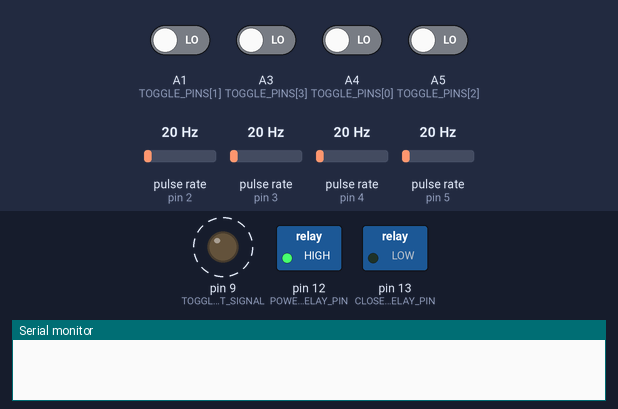
Recording of a sketch running on a simulated Arduino Uno, built with avr-gcc and run on an emulated ATmega328P. Shown: switched loads named in the sketch (green lamp = pin HIGH), output pins drawn as LEDs (lit = HIGH), the last lines printed to the serial monitor. Wiring (inferred from the names in the program): 4 × pulse sensor: data pin 2 / data pin 3 / data pin 4 / data pin 5. Dashed ring = blinking. Inputs (shaded band) come from the test bench; at power-on: A1 (TOGGLE_PINS[1]), A3 (TOGGLE_PINS[3]), A4 (TOGGLE_PINS[0]), A5 (TOGGLE_PINS[2]) LOW, pulse rate (sensors on pin 3, pin 2, pin 4, pin 5) 20 Hz. Pins used as bus, display or sensor lines are not drawn.

Above: at 1.2 s.
1.3 s: pulse rate (sensor on pin 3) set to 5 Hz
7.3 s: pulse rate (sensor on pin 3) set to 2 Hz
At 10.6 s:
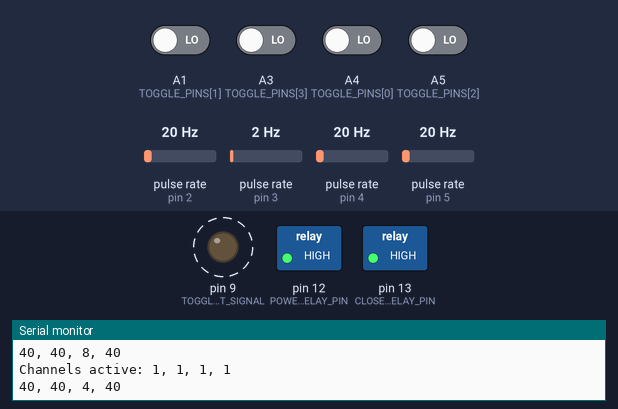
11.6 s: pulse rate (sensor on pin 2) set to 2 Hz
17.6 s: pulse rate (sensor on pin 2) set to 5 Hz
19.6 s: pulse rate (sensor on pin 3) set to 4 Hz
At 23.3 s:
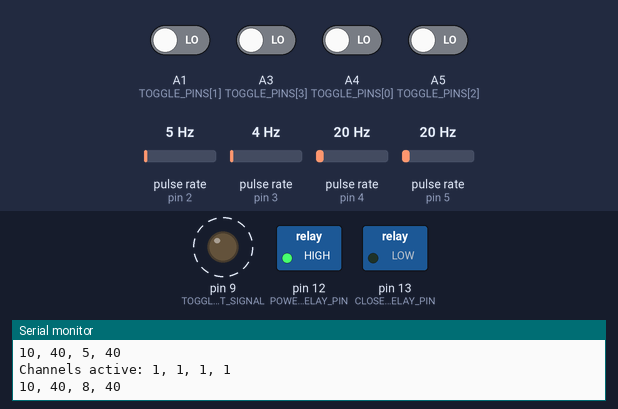
25.6 s: pulse rate (sensor on pin 4) set to 5 Hz
29.5 s: pulse rate (sensor on pin 4) set to 2 Hz
At 33.6 s:
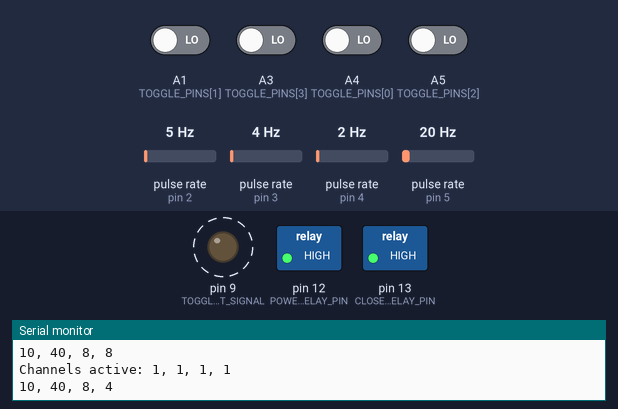
Timing chart, 0 to 34.8 s (numbered marks = the images above; inputs shaded):
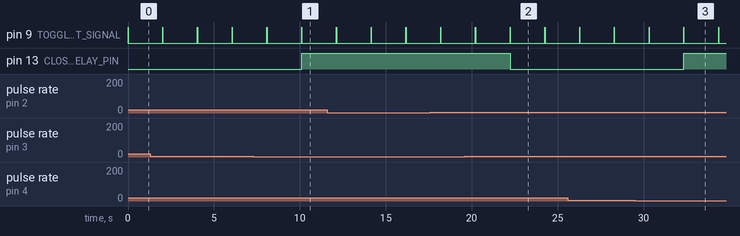

The sketch:

flow-balance-relay-control-LOWER-TS.ino
```cpp
#include "PinChangeInterrupt.h"

// pin definitions
int FLOW_PINS[] = {2, 5, 3, 4};
int POWER_TOGGLES = A0;
int TOGGLES_TEST_SIGNAL = 9;
int TOGGLE_PINS[] = {A4, A1, A5, A3};
int POWER_RELAY_PIN = 12;
int CLOSE_RELAY_PIN = 13;
int INDICATOR_PINS[] = {6, 7, 8, 10};
bool blink = true;

boolean channels_active[] = {true, true, true, true};
int pulse_counts[] = {0, 0, 0, 0};

void setup()
{
  Serial.begin(9600);

  // Set up pins
  pinMode(POWER_RELAY_PIN, OUTPUT);
  digitalWrite(POWER_RELAY_PIN, HIGH);
  pinMode(CLOSE_RELAY_PIN, OUTPUT);
  pinMode(POWER_TOGGLES, OUTPUT);
  digitalWrite(POWER_TOGGLES, LOW);
  //analogWrite(POWER_TOGGLES, 10);

  for (int i = 0; i < 4; i++)
  {
    pinMode(FLOW_PINS[i], INPUT_PULLUP);
    pinMode(TOGGLE_PINS[i], INPUT);
    pinMode(INDICATOR_PINS[i], OUTPUT);
  }
  attachPinChangeInterrupt(digitalPinToPinChangeInterrupt(FLOW_PINS[0]), incrementCount0, RISING);
  attachPinChangeInterrupt(digitalPinToPinChangeInterrupt(FLOW_PINS[1]), incrementCount1, RISING);
  attachPinChangeInterrupt(digitalPinToPinChangeInterrupt(FLOW_PINS[2]), incrementCount2, RISING);
  attachPinChangeInterrupt(digitalPinToPinChangeInterrupt(FLOW_PINS[3]), incrementCount3, RISING);
}

void loop()
{
  blink = !blink;
  updateChannelsActive();
  for (int i = 0; i < 4; i++)
  {
    pulse_counts[i] = 0;
  }
  delay(2000);

  int high = 0;
  int low = 999999;
  for (int i = 0; i < 4; i++)
  {
    if (channels_active[i])
    {
      if (pulse_counts[i] > high)
      {
        high = pulse_counts[i];
      }
      if (pulse_counts[i] < low)
      {
        low = pulse_counts[i];
      }
    }
  }
  bool all_ok = true;
  for(int i = 0; i < 4; i++)
  {
    bool absolute_ok = pulse_counts[i] > 7;
    bool relative_ok = (high / (float)pulse_counts[i]) < 1.3;

    if(relative_ok){
      digitalWrite(INDICATOR_PINS[i], HIGH);
    } else {
      if(blink) {
        digitalWrite(INDICATOR_PINS[i], HIGH);
      } else {
        digitalWrite(INDICATOR_PINS[i], LOW);
      }
    }

    if(!absolute_ok){
      digitalWrite(INDICATOR_PINS[i], LOW);
      if(channels_active[i])
      {
        all_ok = false;
      }
    }

    if(all_ok)
    {
      digitalWrite(CLOSE_RELAY_PIN, LOW);
    } else
    {
      digitalWrite(CLOSE_RELAY_PIN, HIGH);
    }
  }

  // Debugging

  Serial.println("Channels active: " +
                 String(channels_active[0]) + ", " +
                 String(channels_active[1]) + ", " +
                 String(channels_active[2]) + ", " +
                 String(channels_active[3]));
  Serial.println(String(pulse_counts[0]) + ", " + String(pulse_counts[1]) + ", " + String(pulse_counts[2]) + ", " + String(pulse_counts[3]));

}

void incrementCount0() { pulse_counts[0]++; }
void incrementCount1() { pulse_counts[1]++; }
void incrementCount2() { pulse_counts[2]++; }
void incrementCount3() { pulse_counts[3]++; }

void updateChannelsActive()
{
  // Test signal is connected via 1 MOhm resitor, so the test signal will be drowned out if cable is connected to 5VDC
  pinMode(TOGGLES_TEST_SIGNAL, OUTPUT);
  digitalWrite(TOGGLES_TEST_SIGNAL, HIGH);
  delay(10);
  for (int i = 0; i < 4; i++) {
    channels_active[i] = (digitalRead(TOGGLE_PINS[i]) == HIGH);
  }

  digitalWrite(TOGGLES_TEST_SIGNAL, LOW);
  delay(10);
  for (int i = 0; i < 4; i++) {
    if(channels_active[i] && digitalRead(TOGGLE_PINS[i] == LOW)) {
      // Disconnected cable detected
      channels_active[i] = false;
    } else {
      channels_active[i] = true;
    }
  }
  // test signal is deactivated between updates
  pinMode(TOGGLES_TEST_SIGNAL, INPUT);
}
```

Measured:
- the behaviour switches between 4 and 3 Hz on pulse rate (sensor on pin 3) (found by bisection; images 0 and 1)
- the behaviour switches between 4 and 3 Hz on pulse rate (sensor on pin 4) (found by bisection; images 2 and 3)
- after the input at 7.3 s, pin 13 (CLOSE_RELAY_PIN): LOW → HIGH after 2.8 s
- after the input at 19.6 s, pin 13 (CLOSE_RELAY_PIN): HIGH → LOW after 2.6 s
- after the input at 29.5 s, pin 13 (CLOSE_RELAY_PIN): LOW → HIGH after 2.8 s
- by itself, pin 9 (TOGGLES_TEST_SIGNAL): alternates HIGH for 0.01 s and LOW for 2.0 s
